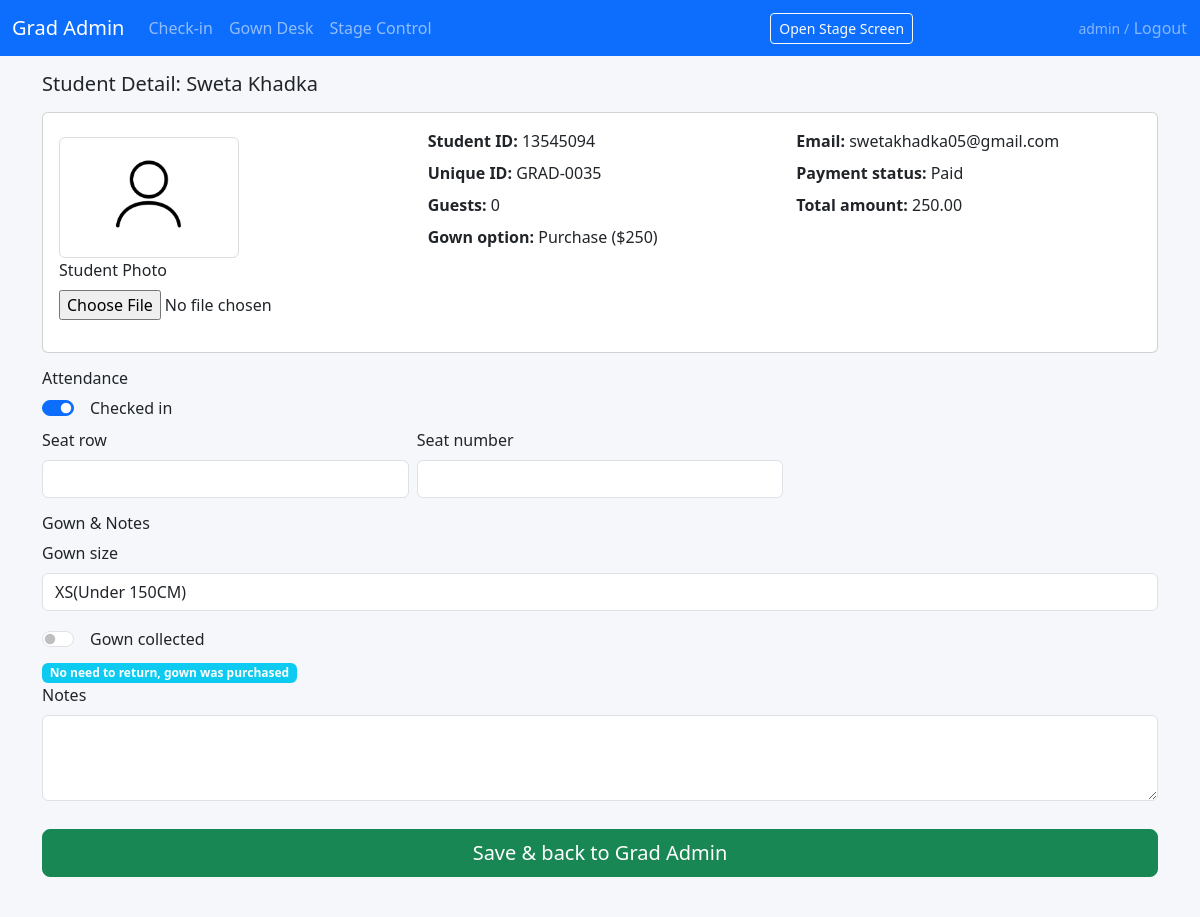
Before: /students/19/ (signed in) with the older database file.
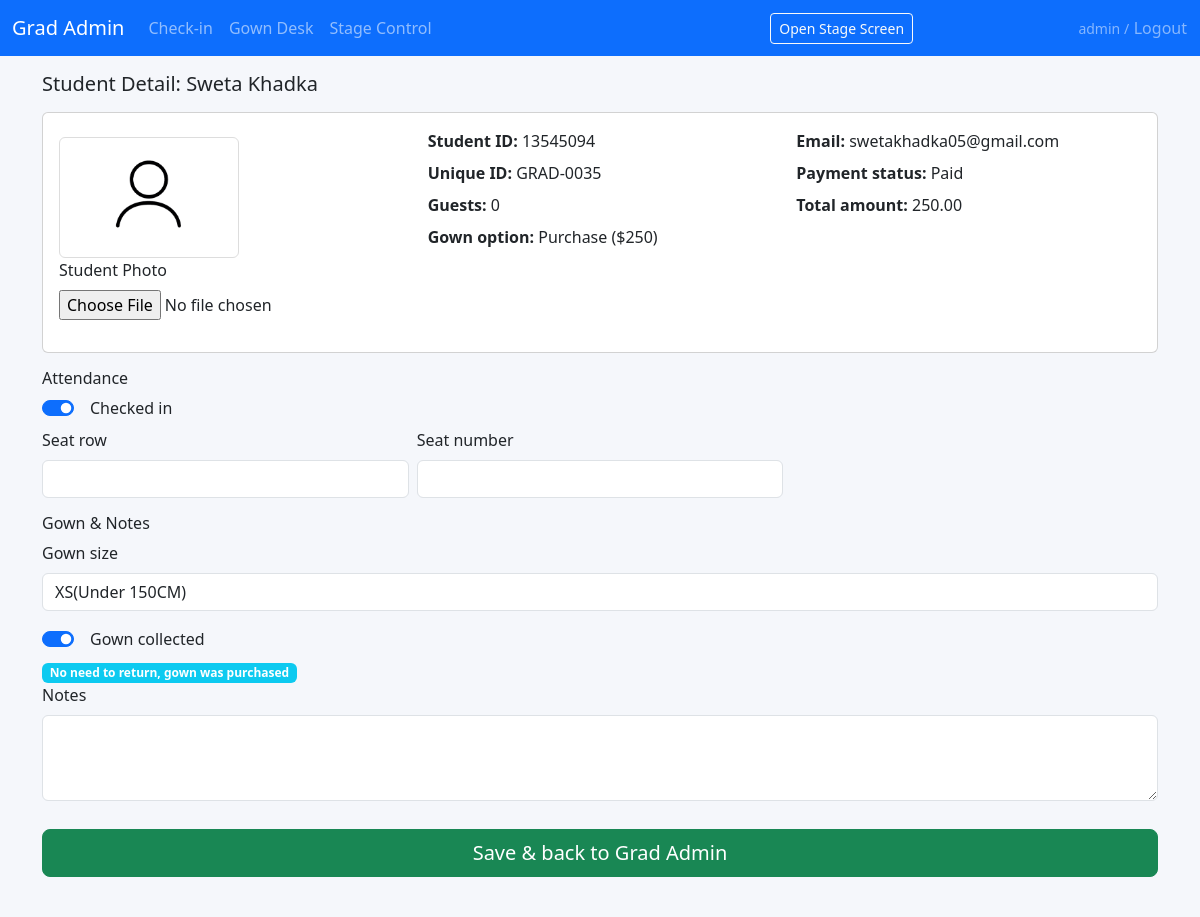
After: the same page with the newer database file.
### ceremony/models.py (models this page shows, shortened)
class Graduate(models.Model):
    submission_date = models.DateTimeField(null=True, blank=True)
    name = models.CharField(max_length=255)
    email = models.EmailField()
    student_id = models.CharField(max_length=50)
    payment_status = models.CharField(max_length=50, blank=True)
    gown_option = models.CharField(
        max_length=50,
        blank=True,
        help_text='Hire or Purchase from form',
    )
    additional_guests = models.PositiveIntegerField(default=0)
    total_amount = models.DecimalField(max_digits=10, decimal_places=2, default=0)
    unique_id = models.CharField(max_length=50, unique=True)
    gown_size = models.CharField(max_length=20, blank=True)
    submission_id = models.CharField(max_length=50, blank=True)
    photo = models.ImageField(upload_to='photos/', null=True, blank=True)
    attended = models.BooleanField(default=False)
    check_in_time = models.DateTimeField(null=True, blank=True)
    checked_in_by = models.CharField(max_length=100, blank=True)
    gown_collected = models.BooleanField(default=False)
    gown_returned = models.BooleanField(default=False)
    gown_notes = models.TextField(blank=True)
    seat_row = models.CharField(max_length=10, blank=True)
    seat_number = models.CharField(max_length=10, blank=True)
    presentation_order = models.PositiveIntegerField(
        null=True, blank=True, help_text='Order for stage presentation'
    )
    display_name = models.CharField(
        max_length=255,
        blank=True,
        help_text='Name as shown on the big screen',
    )
    course_name = models.CharField(
        max_length=255,
        blank=True,
        help_text='Optional – course/qualification to display',
    )
    class Meta:
        ordering = ['presentation_order', 'name']
    def needs_to_return_gown(self):
        if not self.gown_option:
            return False
        return "hire" in self.gown_option.lower()  # safe match for: Hire ($200)

### ceremony/views.py (the view)
# urls.py: path('students/<int:pk>/', views.student_detail, name='student_detail'),
@login_required
@require_http_methods(['GET', 'POST'])
def student_detail(request, pk):
    graduate = get_object_or_404(Graduate, pk=pk)
    if request.method == 'POST':
        form = StudentDetailForm(request.POST, request.FILES, instance=graduate)
        if form.is_valid():
            form.save()
            return redirect('grad_admin')
    else:
        form = StudentDetailForm(instance=graduate)
    return render(
        request,
        'ceremony/student_detail.html',
        {'graduate': graduate, 'form': form},
    )

### ceremony/forms.py
class StudentDetailForm(forms.ModelForm):
    class Meta:
        model = Graduate
        fields = [
            'attended',
            'seat_row',
            'seat_number',
            'presentation_order',
            'gown_size',
            'gown_collected',
            'gown_returned',
            'gown_notes',
            'photo',
        ]
        widgets = {
            'attended': forms.CheckboxInput(attrs={'class': 'form-check-input'}),
            'seat_row': forms.TextInput(attrs={'class': 'form-control'}),
            'seat_number': forms.TextInput(attrs={'class': 'form-control'}),
            'presentation_order': forms.NumberInput(attrs={'class': 'form-control'}),
            'gown_size': forms.TextInput(attrs={'class': 'form-control'}),
            'gown_collected': forms.CheckboxInput(attrs={'class': 'form-check-input'}),
            'gown_returned': forms.CheckboxInput(attrs={'class': 'form-check-input'}),
            'gown_notes': forms.Textarea(attrs={'class': 'form-control', 'rows': 3}),
        }

### ceremony/templates/ceremony/student_detail.html (shortened to what this page needs)
{% extends "ceremony/base.html" %}
{% load static %}
{% block content %}
<h1 class="h5 mb-3">Student Detail: {{ graduate.name }}</h1>
<form method="post" class="mb-5" enctype="multipart/form-data">{% csrf_token %}
	<div class="card mb-3">
		<div class="card-body">
			<div class="row">
				<div class="col-md-4">
					<div class="mb-3">
						<div class="mt-2">
							<img id="photo-preview"
								src="{% if graduate.photo %}{{ graduate.photo.url }}{% else %}{% static 'ceremony/default_silhouette.png' %}{% endif %}"
								class="img-fluid rounded" style="max-width:180px; border:1px solid #ddd;">
						</div>
						<label class="form-label">Student Photo</label>
						{{ form.photo }}
					</div>
				</div>
				<div class="col-md-8">
					<div class="row">
						<div class="col-md-6 mb-2">
							<strong>Student ID:</strong> {{ graduate.student_id }}
						</div>
						<div class="col-md-6 mb-2">
							<strong>Email:</strong> {{ graduate.email }}
						</div>
						<div class="col-md-6 mb-2">
							<strong>Unique ID:</strong> {{ graduate.unique_id }}
						</div>
						<div class="col-md-6 mb-2">
							<strong>Payment status:</strong> {{ graduate.payment_status }}
						</div>
						<div class="col-md-6 mb-2">
							<strong>Guests:</strong> {{ graduate.additional_guests }}
						</div>
						<div class="col-md-6 mb-2">
							<strong>Total amount:</strong> {{ graduate.total_amount }}
						</div>
						<div class="col-md-12 mb-2">
							<strong>Gown option:</strong> {{ graduate.gown_option }}
						</div>
					</div>
				</div>
			</div>
		</div>
	</div>
	<h2 class="h6 mt-3">Attendance</h2>
	<div class="form-check form-switch mb-2">
		{{ form.attended }}
		<label class="form-check-label ms-2">Checked in</label>
	</div>
	<div class="row g-2 mb-3">
		<div class="col-4">
			<label class="form-label">Seat row</label>
			{{ form.seat_row }}
		</div>
		<div class="col-4">
			<label class="form-label">Seat number</label>
			{{ form.seat_number }}
		</div>
	</div>
	<h2 class="h6 mt-3">Gown &amp; Notes</h2>
	<div class="mb-3">
		<label class="form-label">Gown size</label>
		{{ form.gown_size }}
	</div>
	<div class="form-check form-switch mb-2">
		{{ form.gown_collected }}
		<label class="form-check-label ms-2">Gown collected</label>
	</div>
	{% if graduate.needs_to_return_gown %}
		<div class="form-check form-switch mb-3">
			{{ form.gown_returned }}
			<label class="form-check-label ms-2">Gown returned</label>
		</div>
	{% else %}
		<span class="badge bg-info">No need to return, gown was purchased</span>
	{% endif %}
	<div class="mb-3">
		<label class="form-label">Notes</label>
		{{ form.gown_notes }}
	</div>
	<div class="fixed-bottom-bar">
		<button type="submit" class="btn btn-success w-100 btn-lg">
			Save &amp; back to Grad Admin
		</button>
	</div>
</form>
{% endblock %}

Changed rows visible on the page:
changed Graduate "Sweta Khadka": gown_collected "☐" → "☑"
